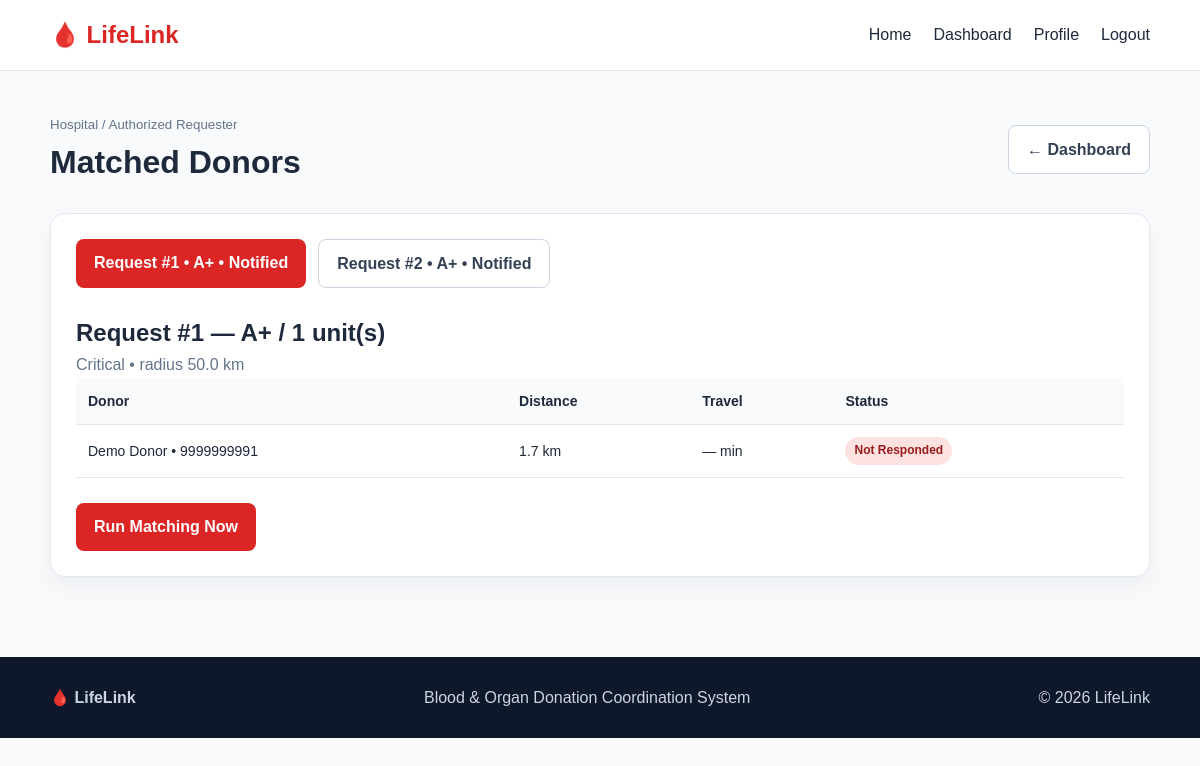
Screenshot of /matched-donors (signed in) with the database file from the repository.
### tables this page shows
CREATE TABLE blood_requests(
      id INTEGER PRIMARY KEY AUTOINCREMENT, requester_id INTEGER NOT NULL, patient_name TEXT NOT NULL,
      blood_group TEXT NOT NULL, units INTEGER NOT NULL, urgency TEXT NOT NULL, location TEXT NOT NULL,
      lat REAL, lng REAL, contact TEXT NOT NULL, notes TEXT, status TEXT NOT NULL DEFAULT 'Active',
      radius_km REAL NOT NULL DEFAULT 5, created_at TEXT NOT NULL, updated_at TEXT NOT NULL,
      FOREIGN KEY(requester_id) REFERENCES users(id)
    );

CREATE TABLE invitations(
      id INTEGER PRIMARY KEY AUTOINCREMENT, request_id INTEGER NOT NULL, donor_id INTEGER NOT NULL,
      distance_km REAL, travel_minutes REAL, status TEXT NOT NULL DEFAULT 'Not Responded',
      created_at TEXT NOT NULL, responded_at TEXT, UNIQUE(request_id,donor_id),
      FOREIGN KEY(request_id) REFERENCES blood_requests(id) ON DELETE CASCADE,
      FOREIGN KEY(donor_id) REFERENCES users(id) ON DELETE CASCADE
    );

CREATE TABLE users(
      id INTEGER PRIMARY KEY AUTOINCREMENT, name TEXT NOT NULL, email TEXT UNIQUE NOT NULL,
      password_hash TEXT NOT NULL, role TEXT NOT NULL, phone TEXT, city TEXT,
      lat REAL, lng REAL, blood_group TEXT, last_donation TEXT,
      verified INTEGER DEFAULT 1, active INTEGER DEFAULT 1, created_at TEXT NOT NULL
    );

### app.py (the view)
@app.route("/matched-donors")
@role_required("hospital","recipient")
def matched_donors():
    u=current_user()
    reqs=q("SELECT * FROM blood_requests WHERE requester_id=? ORDER BY created_at DESC",(u["id"],))
    for r in reqs: match_request(r["id"])
    rid=request.args.get("request_id",type=int)
    if not rid and reqs: rid=reqs[0]["id"]
    r=q("SELECT * FROM blood_requests WHERE id=?",(rid,),one=True) if rid else None
    inv=q("""SELECT i.*,d.name donor,d.blood_group,d.phone FROM invitations i JOIN users d ON d.id=i.donor_id
             WHERE i.request_id=? ORDER BY i.distance_km""",(rid,)) if rid else []
    return render_template("matched-donors.html",r=r,invitations=inv,requests=reqs)

### app.py (called while the page is built)
def db():
    if "db" not in g:
        g.db = sqlite3.connect(DB_PATH)
        g.db.row_factory = sqlite3.Row
        g.db.execute("PRAGMA foreign_keys=ON")
    return g.db

def q(sql, args=(), one=False):
    cur=db().execute(sql,args)
    rows=cur.fetchone() if one else cur.fetchall()
    cur.close()
    return rows

def execute(sql,args=()):
    cur=db().execute(sql,args); db().commit(); return cur.lastrowid

def now():
    return datetime.utcnow().replace(microsecond=0).isoformat()

def current_user():
    uid=session.get("user_id")
    return q("SELECT * FROM users WHERE id=? AND active=1",(uid,),one=True) if uid else None

@app.context_processor
def inject():
    return {"current_user": current_user(), "blood_groups": BLOOD_GROUPS, "cooldown": COOLDOWN_DAYS}

def role_required(*roles):
    def deco(f):
        @wraps(f)
        def wrap(*a,**kw):
            u=current_user()
            if not u: return redirect(url_for("login",next=request.path))
            if u["role"] not in roles:
                flash("You do not have permission to access this page.","error")
                return redirect(url_for("dashboard"))
            return f(*a,**kw)
        return wrap
    return deco

def compat(donor, needed):
    matrix={
      "O-": set(BLOOD_GROUPS), "O+": {"O+","A+","B+","AB+"},
      "A-":{"A-","A+","AB-","AB+"},"A+": {"A+","AB+"},
      "B-":{"B-","B+","AB-","AB+"},"B+": {"B+","AB+"},
      "AB-":{"AB-","AB+"},"AB+": {"AB+"}
    }
    return needed in matrix.get(donor,set())

def eligible(donor):
    if not donor["blood_group"]: return False
    if not donor["last_donation"]: return True
    try: last=datetime.fromisoformat(donor["last_donation"])
    except: return False
    return datetime.utcnow()-last >= timedelta(days=COOLDOWN_DAYS)

def current_radius(req):
    base=RADIUS[req["urgency"]]
    elapsed=(datetime.utcnow()-datetime.fromisoformat(req["created_at"])).total_seconds()/60
    expansions=max(0,int(elapsed//EXPANSION_MINUTES))
    return min(MAX_RADIUS,base*(2**expansions))

### templates/matched-donors.html (shortened to what this page needs)
<!doctype html><html lang="en"><head><link rel="stylesheet" href="{{ url_for('static',filename='css/style.css') }}"></head><body>
<header class="navbar"><div class="container navrow"><a class="logo" href="{{ url_for('index') }}">🩸 LifeLink</a><nav class="navlinks">
<a href="{{ url_for('index') }}">Home</a>{% if current_user %}<a href="{{ url_for('dashboard') }}">Dashboard</a>{% if current_user.role=='donor' %}<a href="{{ url_for('blood_requests') }}">Requests</a>{% endif %}<a href="{{ url_for('profile') if current_user.role in ['donor','recipient','camp_organizer'] else url_for('dashboard') }}">Profile</a><a href="{{ url_for('logout') }}">Logout</a>{% else %}<a href="{{ url_for('login') }}">Login</a><a href="{{ url_for('register') }}">Register</a>{% endif %}
</nav></div></header>
<main class="dashboard"><div class="container"><div class="dashhead"><div><small class="muted">Hospital / Authorized Requester</small><h1>Matched Donors</h1></div><a class="btn light" href="{{url_for('dashboard')}}">← Dashboard</a></div><div class="card"><div class="actions">{% for x in requests %}<a class="btn {% if r and x.id==r.id %}primary{% else %}light{% endif %}" href="?request_id={{x.id}}">Request #{{x.id}} • {{x.blood_group}} • {{x.status}}</a>{% endfor %}</div>{% if r %}<br><h2>Request #{{r.id}} — {{r.blood_group}} / {{r.units}} unit(s)</h2><p class="muted">{{r.urgency}} • radius {{r.radius_km}} km</p><div class="tablewrap"><table class="table"><tr><th>Donor</th><th>Distance</th><th>Travel</th><th>Status</th></tr>{% for i in invitations %}<tr><td>{{i.donor}} • {{i.phone or '—'}}</td><td>{{i.distance_km|round(1) if i.distance_km is not none else '—'}} km</td><td>{{i.travel_minutes|round|int if i.travel_minutes else '—'}} min</td><td><span class="badge {% if i.status=='Accepted' %}green{% endif %}">{{i.status}}</span></td></tr>{% else %}<tr><td colspan="4">No eligible invitations yet.</td></tr>{% endfor %}</table></div><br><button class="btn primary" onclick="runMatching({{r.id}})">Run Matching Now</button></div>{% else %}<p class="muted">No requests.</p></div>{% endif %}</div></main>
<footer><div class="container footerrow"><strong>🩸 LifeLink</strong><span>Blood & Organ Donation Coordination System</span><span>© 2026 LifeLink</span></div></footer>
<script src="{{ url_for('static',filename='js/main.js') }}"></script></body></html>

### static/css/style.css (style rules this page uses)
* { box-sizing:border-box;margin:0;padding:0 }
body { font-family:Arial,sans-serif;background:#f8fafc;color:#1e293b;line-height:1.6 }
a { text-decoration:none;color:inherit }
button,input,select,textarea { font:inherit }
.container { width:min(1100px,92%);margin:auto }
.navbar { background:#fff;border-bottom:1px solid #e5e7eb;position:sticky;top:0;z-index:10 }
.navrow { height:70px;display:flex;align-items:center;justify-content:space-between }
.logo { font-size:24px;font-weight:700;color:#dc2626 }
.navlinks { display:flex;gap:22px }
.hero p,.muted { color:#64748b }
.actions { display:flex;gap:12px;flex-wrap:wrap }
.btn { display:inline-block;border:0;border-radius:8px;padding:11px 18px;font-weight:700;cursor:pointer }
.primary { background:#dc2626;color:white }
.light { background:white;border:1px solid #cbd5e1;color:#334155 }
.card,.feature { background:#fff;border:1px solid #e2e8f0;border-radius:15px;padding:25px;box-shadow:0 10px 25px rgba(15,23,42,.05) }
.dashboard { padding:40px 0 }
.dashhead { display:flex;justify-content:space-between;align-items:center;margin-bottom:25px }
.badge { display:inline-block;border-radius:15px;padding:4px 9px;font-size:12px;font-weight:700;background:#fee2e2;color:#991b1b }
.tablewrap { overflow:auto }
.table { width:100%;border-collapse:collapse }
.table th,.table td { text-align:left;padding:12px;border-bottom:1px solid #e2e8f0;font-size:14px }
.table th { background:#f8fafc }
footer { background:#0f172a;color:#cbd5e1;padding:28px 0;margin-top:40px }
.footerrow { display:flex;justify-content:space-between;gap:15px }

### rows the page displays
blood_requests: id "1", blood_group "A+", status "Notified", units "1", urgency "Critical", radius_km "50.0"
blood_requests: id "2", blood_group "A+", status "Notified"
invitations: donor "Demo Donor", phone "9999999991", distance_km "1.7", travel_minutes "—", status "Not Responded"
